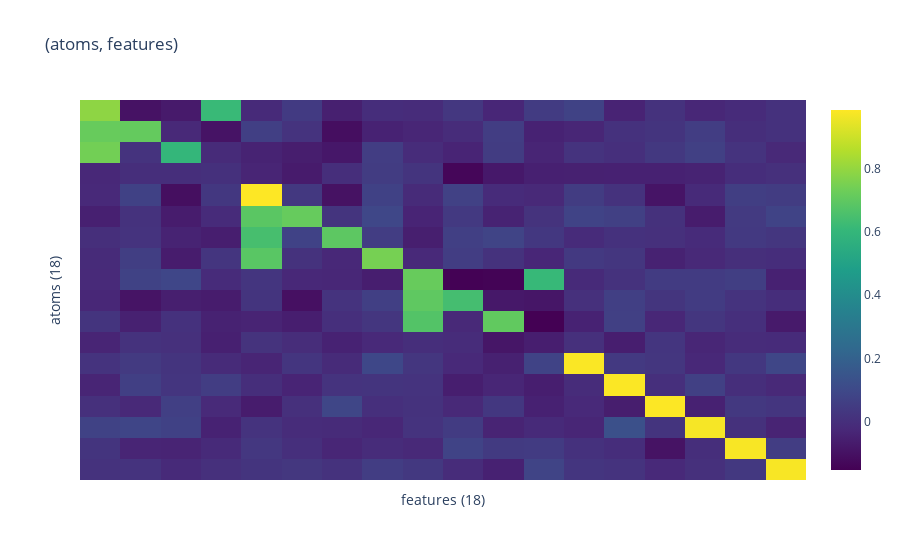
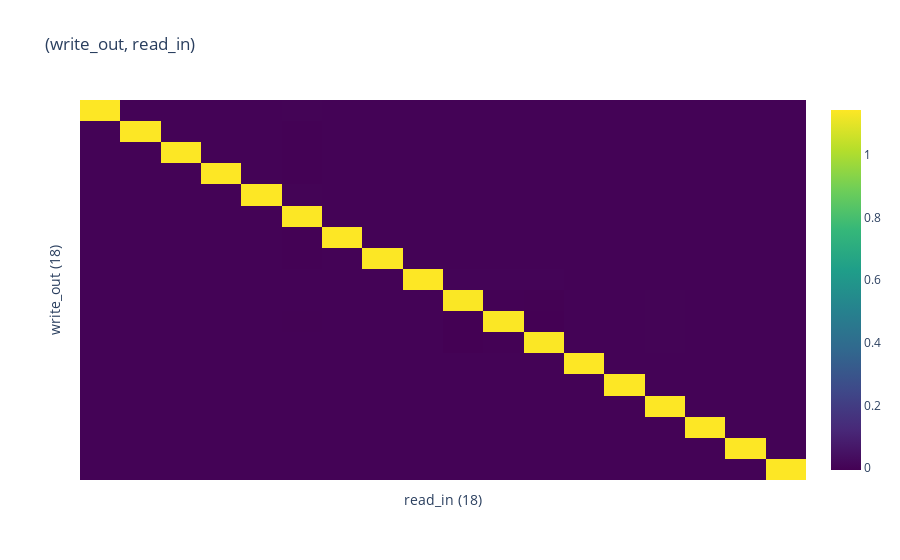

The cell these charts' notebook holds for them, in order:
### Code cell
import numpy as np
from scipy.optimize import linear_sum_assignment

atoms = nnmf.atoms.cpu().detach()
sims = atoms @ normed_write_out.T
max_value = sims.max()
cost_matrix = max_value - sims

row_ind, col_ind = linear_sum_assignment(cost_matrix.detach().numpy().T)
atom_perm = col_ind
# atom_perm

features = normed_write_out.detach()
heatmap(atoms[atom_perm] @ features.T, dim_names=('atoms', 'features')).show()
# heatmap(features @ features.T, dim_names=('features', 'features'))
heatmap(write_out @ read_in.T, dim_names=('write_out', 'read_in'))

### Figure 1 — Plotly figure (JSON) as saved in the notebook; plotly's stock layout.template omitted (floating-point values rounded to 4 significant figures; data arrays with more than 128 entries replaced by an {"elided": "..."} marker saying what was removed)
{"data": [{"colorscale": [[0, "#440154"], [0.1111, "#482878"], [0.2222, "#3e4989"], [0.3333, "#31688e"], [0.4444, "#26828e"], [0.5556, "#1f9e89"], [0.6667, "#35b779"], [0.7778, "#6ece58"], [0.8889, "#b5de2b"], [1, "#fde725"]], "hovertemplate": "%{y}%{x}val: %{z:.2f}<extra></extra>", "type": "heatmap", "x": ["features: 0<br>", "features: 1<br>", "features: 2<br>", "features: 3<br>", "features: 4<br>", "features: 5<br>", "features: 6<br>", "features: 7<br>", "features: 8<br>", "features: 9<br>", "features: 10<br>", "features: 11<br>", "features: 12<br>", "features: 13<br>", "features: 14<br>", "features: 15<br>", "features: 16<br>", "features: 17<br>"], "y": ["atoms: 0<br>", "atoms: 1<br>", "atoms: 2<br>", "atoms: 3<br>", "atoms: 4<br>", "atoms: 5<br>", "atoms: 6<br>", "atoms: 7<br>", "atoms: 8<br>", "atoms: 9<br>", "atoms: 10<br>", "atoms: 11<br>", "atoms: 12<br>", "atoms: 13<br>", "atoms: 14<br>", "atoms: 15<br>", "atoms: 16<br>", "atoms: 17<br>"], "z": {"elided": "18x18 float values"}}], "layout": {"title": {"text": "(atoms, features)"}, "xaxis": {"showticklabels": false, "title": {"text": "features (18)"}}, "yaxis": {"autorange": "reversed", "showticklabels": false, "title": {"text": "atoms (18)"}}}}

### Figure 2 — Plotly figure (JSON) as saved in the notebook; plotly's stock layout.template omitted (floating-point values rounded to 4 significant figures; data arrays with more than 128 entries replaced by an {"elided": "..."} marker saying what was removed)
{"data": [{"colorscale": [[0, "#440154"], [0.1111, "#482878"], [0.2222, "#3e4989"], [0.3333, "#31688e"], [0.4444, "#26828e"], [0.5556, "#1f9e89"], [0.6667, "#35b779"], [0.7778, "#6ece58"], [0.8889, "#b5de2b"], [1, "#fde725"]], "hovertemplate": "%{y}%{x}val: %{z:.2f}<extra></extra>", "type": "heatmap", "x": ["read_in: 0<br>", "read_in: 1<br>", "read_in: 2<br>", "read_in: 3<br>", "read_in: 4<br>", "read_in: 5<br>", "read_in: 6<br>", "read_in: 7<br>", "read_in: 8<br>", "read_in: 9<br>", "read_in: 10<br>", "read_in: 11<br>", "read_in: 12<br>", "read_in: 13<br>", "read_in: 14<br>", "read_in: 15<br>", "read_in: 16<br>", "read_in: 17<br>"], "y": ["write_out: 0<br>", "write_out: 1<br>", "write_out: 2<br>", "write_out: 3<br>", "write_out: 4<br>", "write_out: 5<br>", "write_out: 6<br>", "write_out: 7<br>", "write_out: 8<br>", "write_out: 9<br>", "write_out: 10<br>", "write_out: 11<br>", "write_out: 12<br>", "write_out: 13<br>", "write_out: 14<br>", "write_out: 15<br>", "write_out: 16<br>", "write_out: 17<br>"], "z": {"elided": "18x18 float values"}}], "layout": {"title": {"text": "(write_out, read_in)"}, "xaxis": {"showticklabels": false, "title": {"text": "read_in (18)"}}, "yaxis": {"autorange": "reversed", "showticklabels": false, "title": {"text": "write_out (18)"}}}}
